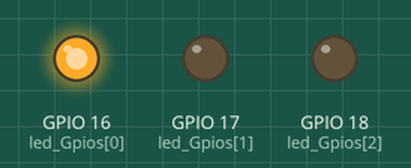
This program was run on a simulated ESP32 board running MicroPython. Parts: output pins drawn as LEDs (lit = HIGH).

Above: at 0.2 s.
At 1.2 s:
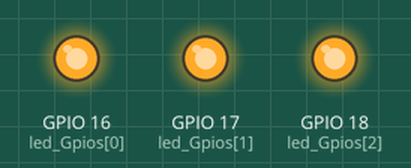
At 3.7 s:
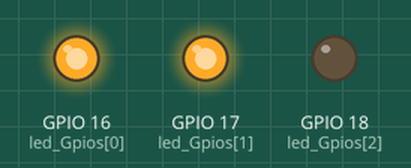
At 5.7 s:
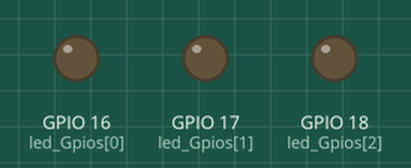
Timing chart, 0 to 6.9 s (numbered marks = the images above):
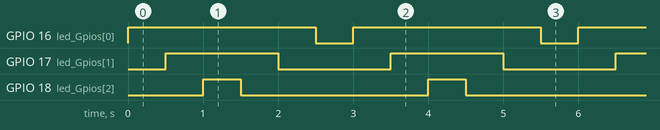

Measured:
- by itself, GPIO 16 (led_Gpios[0]): alternates HIGH for 2.5 s and LOW for 0.50 s
- by itself, GPIO 17 (led_Gpios[1]): alternates HIGH for 1.5 s and LOW for 1.5 s
- by itself, GPIO 18 (led_Gpios[2]): alternates HIGH for 0.50 s and LOW for 2.5 s

The program:

main.py
```python
from machine import Pin
import time

"""
LED流水灯

GPIO 16、17、18
LED  D1、D2、D3
"""
led_Gpios = [16,17,18]

led_Pins = []

for led_Gpio in led_Gpios:
    led_Pins.append(Pin(led_Gpio, Pin.OUT))

while True:
    for led_Pin in led_Pins:
        led_Pin.on()
        time.sleep_ms(500)

    for led_Pin in led_Pins[::-1]: # 倒序遍历
        led_Pin.off()
        time.sleep_ms(500)
```
